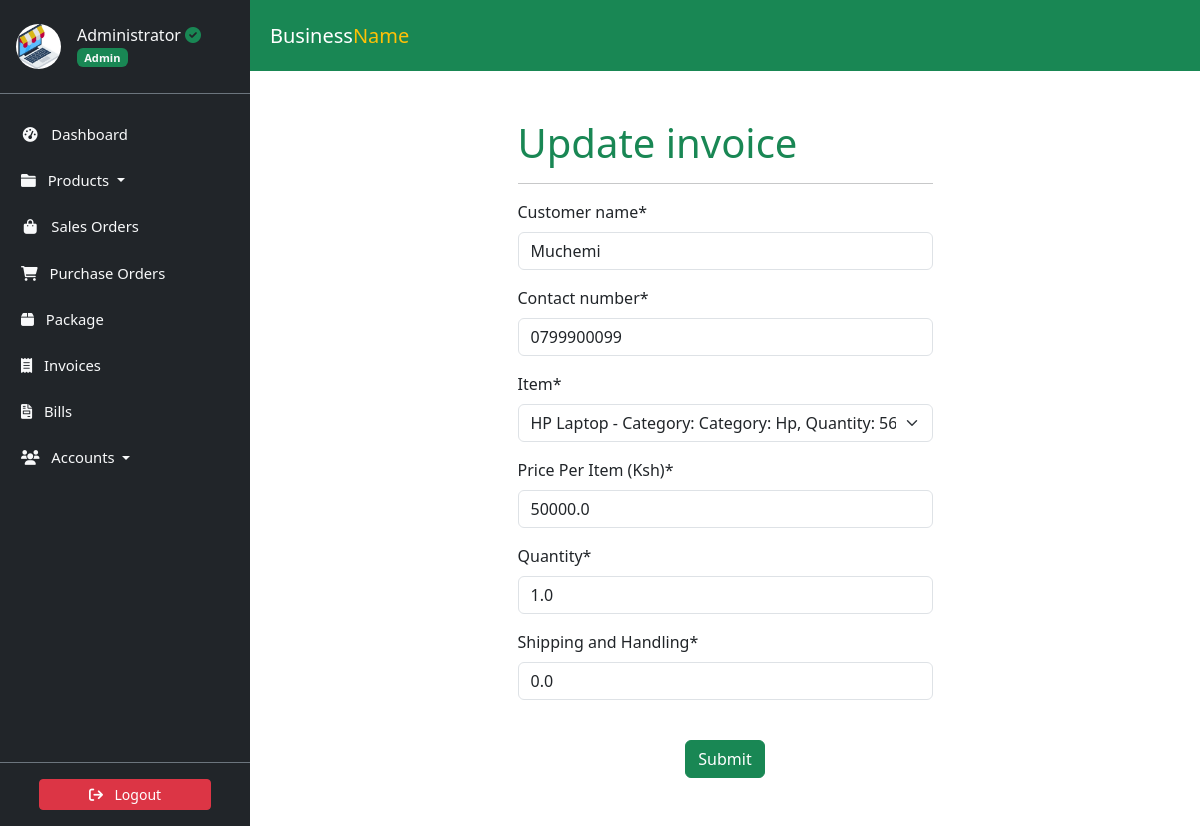
The app's page /invoice/invoice/-2/update/ (signed in) with its own data.
### accounts/models.py (models this page shows, shortened)
class Profile(models.Model):
    user = models.OneToOneField(
        User, on_delete=models.CASCADE, verbose_name='User'
    )
    slug = AutoSlugField(
        unique=True,
        verbose_name='Account ID',
        populate_from='email'
    )
    profile_picture = ProcessedImageField(
        default='profile_pics/default.jpg',
        upload_to='profile_pics',
        format='JPEG',
        processors=[ResizeToFill(150, 150)],
        options={'quality': 100}
    )
    telephone = PhoneNumberField(
        null=True, blank=True, verbose_name='Telephone'
    )
    email = models.EmailField(
        max_length=150, blank=True, null=True, verbose_name='Email'
    )
    first_name = models.CharField(
        max_length=30, blank=True, verbose_name='First Name'
    )
    last_name = models.CharField(
        max_length=30, blank=True, verbose_name='Last Name'
    )
    status = models.CharField(
        choices=STATUS_CHOICES,
        max_length=12,
        default='INA',
        verbose_name='Status'
    )
    role = models.CharField(
        choices=ROLE_CHOICES,
        max_length=12,
        blank=True,
        null=True,
        verbose_name='Role'
    )
    class Meta:
        ordering = ['slug']
        verbose_name = 'Profile'
        verbose_name_plural = 'Profiles'

### invoice/models.py (models this page shows, shortened)
class Invoice(models.Model):
    slug = AutoSlugField(unique=True, populate_from='date')
    date = models.DateTimeField(
        auto_now=True,
        verbose_name='Date (e.g., 2022/11/22)'
    )
    customer_name = models.CharField(max_length=30)
    contact_number = models.CharField(max_length=13)
    item = models.ForeignKey(Item, on_delete=models.CASCADE)
    price_per_item = models.FloatField(verbose_name='Price Per Item (Ksh)')
    quantity = models.FloatField(default=0.00)
    shipping = models.FloatField(verbose_name='Shipping and Handling')
    total = models.FloatField(
        verbose_name='Total Amount (Ksh)', editable=False
    )
    grand_total = models.FloatField(
        verbose_name='Grand Total (Ksh)', editable=False
    )

### store/models.py (models this page shows, shortened)
class Item(models.Model):
    slug = AutoSlugField(unique=True, populate_from='name')
    name = models.CharField(max_length=50)
    description = models.TextField(max_length=256)
    category = models.ForeignKey(Category, on_delete=models.CASCADE)
    quantity = models.IntegerField(default=0)
    price = models.FloatField(default=0)
    expiring_date = models.DateTimeField(null=True, blank=True)
    vendor = models.ForeignKey(Vendor, on_delete=models.SET_NULL, null=True)
    def __str__(self):
        return (
            f"{self.name} - Category: {self.category}, "
            f"Quantity: {self.quantity}"
        )
    class Meta:
        ordering = ['name']
        verbose_name_plural = 'Items'

### invoice/views.py (the view, shortened to what this page needs)
class InvoiceUpdateView(LoginRequiredMixin, UserPassesTestMixin, UpdateView):
    model = Invoice
    template_name = 'invoice/invoiceupdate.html'
    fields = [
        'customer_name', 'contact_number', 'item',
        'price_per_item', 'quantity', 'shipping'
    ]
    def test_func(self):
        return self.request.user.is_superuser

### store/models.py (called while the page is built)
    def __str__(self):
        return f"Category: {self.name}"

### invoice/templates/invoice/invoiceupdate.html (shortened to what this page needs)
{% extends "store/base.html" %}
{% load static %}
{% load crispy_forms_tags %}
{% block title %}Update invoice{%endblock title%}{% block content %}
<div class="col container p-5">
    <div class="row">
        <div class="col-md-3 col-lg-3"></div>
          <div class="col-md-6 col-lg-6">
            <form method="POST" enctype="multipart/form-data">
                <section class="section-bg" id="plans">
                    <fieldset class="form-group">
                        <header class="section-header">
                            <h1 class="text-success">Update invoice</h1>
                            <hr>
                        </header>
                        {{ form.media }} {{ form|crispy }}
                    </fieldset>
                </section>
                <div class="form-group mt-4 text-center">
                    <button class="btn btn-success" type="submit">Submit</button>
                </div>
            </form>
        </div>
        <div class="col-md-3 col-lg-3"></div>
    </div>
</div>
{% endblock content %}

### store/templates/store/sidebar.html (shortened to what this page needs)
<link href="https://cdn.jsdelivr.net/npm/bootstrap@5.3.3/dist/css/bootstrap.min.css" rel="stylesheet">
<link href="https://cdnjs.cloudflare.com/ajax/libs/font-awesome/6.0.0-beta3/css/all.min.css" rel="stylesheet">
<aside class="sidebar position-fixed top-0 left-0 overflow-auto h-100 bg-dark text-light" id="show-side-navigation1">
    <div class="sidebar-header d-flex align-items-center px-3 py-4 border-bottom border-secondary">
        <a href="{% url 'user-profile' %}" class="d-flex align-items-center text-decoration-none text-light">
            <img class="rounded-circle img-fluid" id="sidebar-img" width="45" src="{{ request.user.profile.profile_picture.url }}" alt="Profile Picture" />
            <div class="ms-3">
                <h5 class="fs-6 mb-0">
                    {{ request.user.username }}{% if request.user.profile.role == 'AD' %} <i class="fa-solid fa-circle-check text-success"></i>{% endif %}
                </h5>
                <span class="badge bg-success text-light">
                    {% if request.user.profile.role == 'AD' %}
                        Admin
                    {% elif request.user.profile.role == 'EX' %}
                        Executive
                    {% else %}
                        Operative
                    {% endif %}
                </span>
            </div>
        </a>
    </div>
    <div class="nav-container">
        <ul class="nav flex-column mt-3">
            <li class="nav-item mb-2">
                <a class="nav-link text-light {% if request.resolver_match.url_name == 'dashboard' %}active{% endif %}" href="{% url 'dashboard' %}">
                    <i class="fa fa-tachometer-alt fa-fw me-2"></i> Dashboard
                </a>
            </li>
            <li class="nav-item mb-2 dropdown">
                <a class="nav-link text-light {% if request.resolver_match.url_name == 'productslist' %}active{% endif %} dropdown-toggle" href="#" id="productsDropdown" role="button" data-bs-toggle="dropdown" aria-expanded="false">
                    <i class="fa fa-folder me-2"></i> Products
                </a>
            </li>
            <li class="nav-item mb-2">
                <a class="nav-link text-light {% if request.resolver_match.url_name == 'saleslist' %}active{% endif %}" href="{% url 'saleslist' %}">
                    <i class="fa fa-shopping-bag fa-fw me-2"></i> Sales Orders
                </a>
            </li>
            <li class="nav-item mb-2">
                <a class="nav-link text-light {% if request.resolver_match.url_name == 'purchaseslist' %}active{% endif %}" href="{% url 'purchaseslist' %}">
                    <i class="fa fa-shopping-cart me-2"></i> Purchase Orders
                </a>
            </li>
            <li class="nav-item mb-2">
                <a class="nav-link text-light {% if request.resolver_match.url_name == 'deliveries' %}active{% endif %}" href="{% url 'deliveries' %}">
                    <i class="fa-solid fa-box me-2"></i> Package
                </a>
            </li>
            <li class="nav-item mb-2">
                <a class="nav-link text-light {% if request.resolver_match.url_name == 'invoicelist' %}active{% endif %}" href="{% url 'invoicelist' %}">
                    <i class="fa-solid fa-receipt me-2"></i> Invoices
                </a>
            </li>
            <li class="nav-item mb-2">
                <a class="nav-link text-light {% if request.resolver_match.url_name == 'bill_list' %}active{% endif %}" href="{% url 'bill_list' %}">
                    <i class="fa-solid fa-file-invoice me-2"></i> Bills
                </a>
            </li>
            <li class="nav-item mb-2 dropdown">
                <a class="nav-link text-light  dropdown-toggle" href="#" id="accountsDropdown" role="button" data-bs-toggle="dropdown" aria-expanded="false">
                    <i class="fa fa-users me-2"></i> Accounts
                </a>
            </li>
        </ul>
    </div>
    <div class="sidebar-footer position-absolute bottom-0 w-100 text-center py-3 bg-dark border-top border-secondary">
        <form action="{% url 'user-logout' %}" method="post">
            <button type="submit" class="btn btn-danger btn-sm w-75">
                <i class="fa fa-sign-out me-2"></i> Logout
            </button>
        </form>
    </div>
</aside>

### static/css/style.css (style rules this page uses)
:root { --dk-gray-100: #f3f4f6; --dk-gray-200: #e5e7eb; --dk-gray-300: #d1d5db; --dk-gray-400: #9ca3af; --dk-gray-500: #6b7280; --dk-gray-600: #4b5563; --dk-gray-700: #374151; --dk-gray-800: #1f2937; --dk-gray-900: #111827; --dk-dark-bg: #313348; --dk-darker-bg: #2a2b3d; --navbar-bg-color: #6f6486; --sidebar-bg-color: #252636; --sidebar-width: 250px; --sidebar-expanded-width: 230px; --sidebar-collapsed-width: 100px; --sidebar-header-bg: #212529; --nav-link-color: #adb5bd; --nav-link-active-bg: #495057; --dropdown-menu-bg: #495057; --dropdown-item-color: #adb5bd; --dropdown-item-active-bg: #6c757d; --sidebar-separator-bg: #4caf50; --logo-separator-height: 60px; --sidebar-item-height: 50px; --submenu-item-height: 45px; }
* { margin: 0; padding: 0; box-sizing: border-box; }
body { font-family: "Inter", sans-serif; background-color: #fff; }
a { text-decoration: none; }
.sidebar { font-size: 0.925rem; background-color: var(--sidebar-bg-color); width: var(--sidebar-width); transition: width 0.3s ease-in-out; z-index: 9999999; }
.sidebar .sidebar-header { background-color: var(--sidebar-header-bg); border-bottom: 1px solid #2a2b3c; }
.sidebar ul > li > a { color: var(--dk-gray-400); text-decoration: none; }

### store/templates/store/sidebar.html (style rules this page uses)
.sidebar { width: 250px; background-color: #343a40; color: #fff; position: fixed; top: 0; bottom: 0; display: flex; flex-direction: column; }
.sidebar-header { background-color: #212529; }
.nav-container { flex: 1; overflow-y: auto; padding: 5px; }
.nav-link { color: #adb5bd; }
.sidebar-footer { background-color: #212529; text-align: center; padding: 10px; }

### records on screen
Invoice: customer_name "Muchemi", contact_number "0799900099", item "HP Laptop - Category: Category: Hp, Quantity: 56", price_per_item "50000.0", shipping "0.0"
Item: quantity "1.0"

### other values on screen
{{ request.user.username }} "Administrator"
